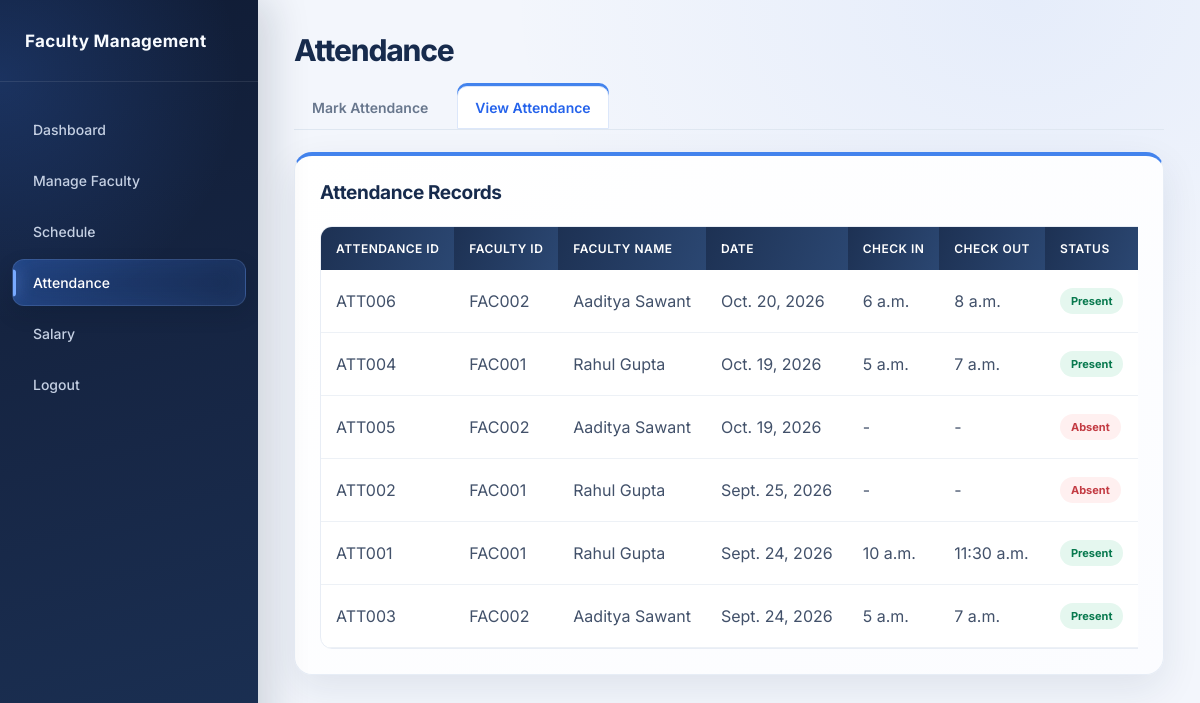
Page /attendance/?tab=view (signed in) on the committed database.
### faculty/models.py (models this page shows, shortened)
class Attendance(models.Model):
    AttendanceID = models.CharField(max_length=10, primary_key=True)
    FacultyID = models.ForeignKey(
        Faculty,
        on_delete=models.CASCADE,
        related_name="attendance_records"
    )
    Date = models.DateField()
    CheckInTime = models.TimeField(null=True, blank=True)
    CheckOutTime = models.TimeField(null=True, blank=True)
    Status = models.CharField(max_length=20)
    Remarks = models.TextField(blank=True)

class Faculty(models.Model):
    FacultyID = models.CharField(max_length=10, primary_key=True)
    Password = models.CharField(max_length=255, blank=True)
    ProfilePhoto = models.ImageField(upload_to="faculty_photos/", blank=True)
    FirstName = models.CharField(max_length=50)
    LastName = models.CharField(max_length=50)
    Gender = models.CharField(max_length=20)
    DOB = models.DateField()
    Email = models.EmailField()
    ContactNumber = models.CharField(max_length=10)
    Address = models.TextField()
    Qualification = models.CharField(max_length=100)
    Designation = models.CharField(max_length=100)
    JoiningDate = models.DateField()
    Experience = models.DecimalField(max_digits=4, decimal_places=1)
    Status = models.CharField(max_length=20)

### faculty/views.py (the view, shortened to what this page needs)
def attendance(request):
    if "admin_id" not in request.session:
        return redirect("login")
    faculties = Faculty.objects.all().order_by(
        "FacultyID"
    )
    attendance_records = Attendance.objects.select_related(
        "FacultyID"
    ).order_by(
        "-Date",
        "FacultyID"
    )
    active_tab = request.GET.get(
        "tab",
        "mark"
    )
    return render(
        request,
        "attendance.html",
        {
            "faculties": faculties,
            "attendance_records": attendance_records,
            "active_tab": active_tab
        }
    )

### templates/attendance.html (shortened to what this page needs)
{% load static %}
<!DOCTYPE html>
<html lang="en">
<head>
    <link rel="stylesheet" href="{% static 'style.css' %}?v=2">
</head>
<body class="admin-page">
<div class="dashboard-container">
    <aside class="sidebar">
        <div class="sidebar-header">
            <h2>Faculty Management</h2>
        </div>
        <ul class="sidebar-menu">
            <li>
                <a href="{% url 'dashboard' %}">
                    Dashboard
                </a>
            </li>
            <li>
                <a href="{% url 'manage_faculty' %}">
                    Manage Faculty
                </a>
            </li>
             <li>
                <a href="{% url 'schedule' %}">
                    Schedule
                </a>
            </li>
            <li>
                <a href="{% url 'attendance' %}" class="active">
                    Attendance
                </a>
            </li>
            <li>
                <a href="{% url 'salary' %}">
                    Salary
                </a>
            </li>
            <li>
                <a href="{% url 'logout' %}">
                    Logout
                </a>
            </li>
        </ul>
    </aside>
    <main class="main-content">
        <div class="attendance-page">
            <h1>
                Attendance
            </h1>
            <div class="attendance-tabs">
                <a
                    href="{% url 'attendance' %}?tab=mark"
                    class="attendance-tab {% if active_tab == 'mark' %}active{% endif %}"
                >
                    Mark Attendance
                </a>
                <a
                    href="{% url 'attendance' %}?tab=view"
                    class="attendance-tab {% if active_tab == 'view' %}active{% endif %}"
                >
                    View Attendance
                </a>
            </div>
            {% if active_tab == "mark" %}
            <div class="attendance-card">
                <h2>
                    Mark Attendance
                </h2>
                <form method="POST">
                    {% csrf_token %}
                    <div class="attendance-form-row">
                        <div class="attendance-form-group">
                            <label>
                                Faculty
                            </label>
                            <select name="faculty" required>
                                <option value="">
                                    Select Faculty
                                </option>
                                {% for faculty in faculties %}
                                <option value="{{ faculty.FacultyID }}">
                                    {{ faculty.FacultyID }} -
                                    {{ faculty.FirstName }}
                                    {{ faculty.LastName }}
                                </option>
                                {% endfor %}
                            </select>
                        </div>
                        <div class="attendance-form-group">
                            <label>
                                Date
                            </label>
                            <input
                                type="date"
                                name="date"
                                id="attendanceDate"
                                required
                            >
                        </div>
                    </div>
                    <div class="attendance-form-group">
                        <label>
                            Status
                        </label>
                        <div class="status-buttons">
                            <label class="status-option present-option">
                                <input
                                    type="radio"
                                    name="status"
                                    value="Present"
                                    required
                                >
                                Present
                            </label>
                            <label class="status-option absent-option">
                                <input
                                    type="radio"
                                    name="status"
                                    value="Absent"
                                >
                                Absent
                            </label>
                        </div>
                    </div>
                    <div class="attendance-form-row">
                        <div class="attendance-form-group">
                            <label>
                                Check In Time
                            </label>
                            <input
                                type="time"
                                name="check_in"
                            >
                        </div>
                        <div class="attendance-form-group">
                            <label>
                                Check Out Time
                            </label>
                            <input
                                type="time"
                                name="check_out"
                            >
                        </div>
                    </div>
                    <div class="attendance-form-group">
                        <label>
                            Remarks
                        </label>
                        <textarea
                            name="remarks"
                            rows="4"
                            placeholder="Enter remarks if required"
                        ></textarea>
                    </div>
                    <button
                        type="submit"
                        class="btn btn-success"
                    >
                        Save Attendance
                    </button>
                </form>
            </div>
            {% else %}
            <div class="attendance-card">
                <h2>
                    Attendance Records
                </h2>
                <div class="attendance-table-container">
                    <table class="attendance-table">
                        <thead>
                            <tr>
                                <th>
                                    Attendance ID
                                </th>
                                <th>
                                    Faculty ID
                                </th>
                                <th>
                                    Faculty Name
                                </th>
                                <th>
                                    Date
                                </th>
                                <th>
                                    Check In
                                </th>
                                <th>
                                    Check Out
                                </th>
                                <th>
                                    Status
                                </th>
                            </tr>
                        </thead>
                        <tbody>
                            {% for record in attendance_records %}
                            <tr>
                                <td>
                                    {{ record.AttendanceID }}
                                </td>
                                <td>
                                    {{ record.FacultyID.FacultyID }}
                                </td>
                                <td>
                                    {{ record.FacultyID.FirstName }}
                                    {{ record.FacultyID.LastName }}
                                </td>
                                <td>
                                    {{ record.Date }}
                                </td>
                                <td>
                                    {% if record.CheckInTime %}
                                        {{ record.CheckInTime }}
                                    {% else %}
                                        -
                                    {% endif %}
                                </td>
                                <td>
                                    {% if record.CheckOutTime %}
                                        {{ record.CheckOutTime }}
                                    {% else %}
                                        -
                                    {% endif %}
                                </td>
                                <td>
                                    {% if record.Status == "Present" %}
                                    <span class="status-present">
                                        Present
                                    </span>
                                    {% else %}
                                    <span class="status-absent">
                                        Absent
                                    </span>
                                    {% endif %}
                                </td>
                            </tr>
                            {% endfor %}
                        </tbody>
                    </table>
                </div>
            </div>
            {% endif %}
        </div>
    </main>
</div>
</body>
</html>

### rows in the picture
Attendance: AttendanceID "ATT006", FacultyID.FacultyID "FAC002", FacultyID.FirstName "Aaditya", FacultyID.LastName "Sawant", Date "Oct. 20, 2026", CheckInTime "6 a.m.", CheckOutTime "8 a.m.", Status "Present"
Attendance: AttendanceID "ATT004", FacultyID.FacultyID "FAC001", FacultyID.FirstName "Rahul", FacultyID.LastName "Gupta", Date "Oct. 19, 2026", CheckInTime "5 a.m.", CheckOutTime "7 a.m.", Status "Present"
Attendance: AttendanceID "ATT005", FacultyID.FacultyID "FAC002", FacultyID.FirstName "Aaditya", FacultyID.LastName "Sawant", Date "Oct. 19, 2026", Status "Absent"
Attendance: AttendanceID "ATT002", FacultyID.FacultyID "FAC001", FacultyID.FirstName "Rahul", FacultyID.LastName "Gupta", Date "Sept. 25, 2026", Status "Absent"
Attendance: AttendanceID "ATT001", FacultyID.FacultyID "FAC001", FacultyID.FirstName "Rahul", FacultyID.LastName "Gupta", Date "Sept. 24, 2026", CheckInTime "10 a.m.", CheckOutTime "11:30 a.m.", Status "Present"
Attendance: AttendanceID "ATT003", FacultyID.FacultyID "FAC002", FacultyID.FirstName "Aaditya", FacultyID.LastName "Sawant", Date "Sept. 24, 2026", CheckInTime "5 a.m.", CheckOutTime "7 a.m.", Status "Present"
